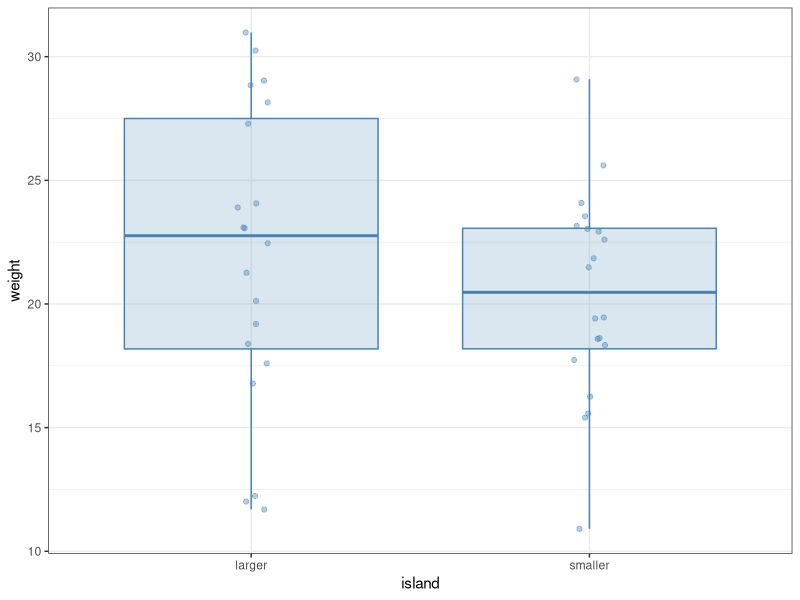
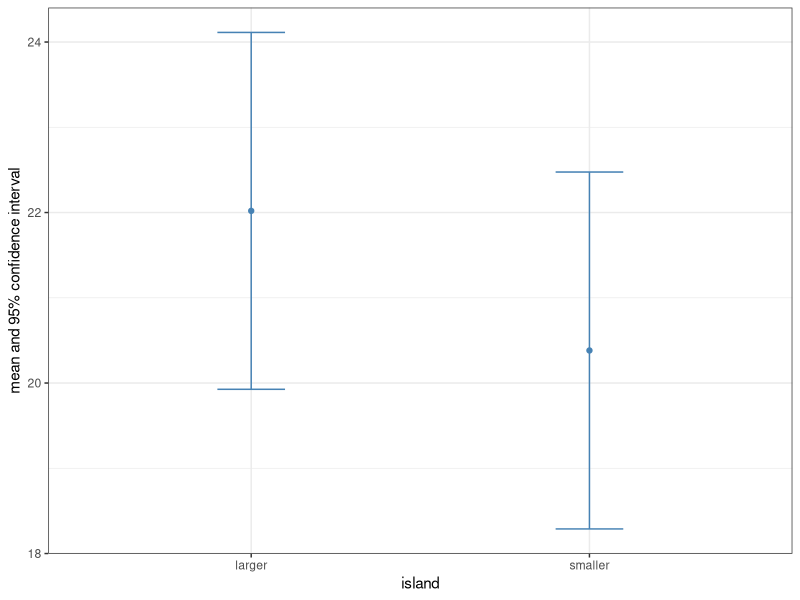
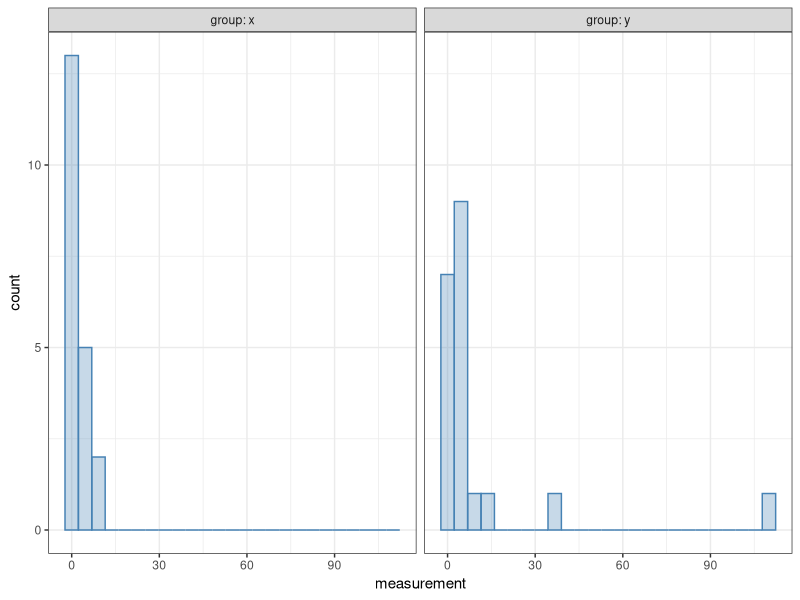

These charts were generated, in order, by the following R code: (Note: this script raises an error after producing the figures.)
## ---- chunk 1
#| message: false
library(tidyverse)

bird <- read_csv("fictive_bird_example.csv")
print(bird, n = Inf)
## ---- chunk 2
bird |>
  ggplot(aes(x = island, y = weight)) +
  geom_boxplot(colour = "steelblue", fill = "steelblue",
               alpha = 0.2, outlier.shape = NA) +
  geom_jitter(alpha = 0.4, width = 0.05, colour = "steelblue") +
  theme_bw()
## ---- chunk 3
bird |>
  group_by(island) |>
  summarise(mean = mean(weight), median = median(weight)) |>
  ungroup()
## ---- chunk 4
bird |>
  group_by(island) |>
  summarise(mean = mean(weight), # Means of the two groups
            sd = sd(weight), # Standard deviations
            N = n(), # Sample sizes
            SEM = sd / sqrt(N), # Standard errors of the means
            CI = qt(1 - 0.025, N - 1)) |> # Confidence intervals
  ungroup() |> # Ungroup the data (not necessary here, but a good habit)
  ggplot(aes(x = island, y = mean, ymin = mean - CI, ymax = mean + CI)) +
  geom_point(colour = "steelblue") +
  geom_errorbar(colour = "steelblue", width = 0.2) +
  ylab("mean and 95% confidence interval") +
  theme_bw()
## ---- chunk 5
wilcox.test(weight ~ island, data = bird)
## ---- chunk 6
wilcox.test(weight ~ island, data = bird, conf.int = TRUE)
## ---- chunk 7
wilcox.test(weight ~ island, data = bird, conf.int = TRUE, conf.level = 0.99)
## ---- chunk 8
t.test(weight ~ island, data = bird)
## ---- chunk 9
t.test(weight ~ island, data = bird, conf.level = 0.99)
## ---- chunk 10
#| message: false
example <- read_csv("t_wilcox_example.csv")

example |>
  ggplot(aes(x = measurement)) +
  geom_histogram(bins = 25, alpha = 0.3,
                 colour = "steelblue", fill = "steelblue") +
  facet_wrap(~ group, labeller = label_both) +
  theme_bw()
## ---- chunk 11
t.test(measurement ~ group, data = example)
## ---- chunk 12
wilcox.test(measurement ~ group, data = example, conf.int = TRUE)
## ---- chunk 13
#| error: true
bird |>
  wilcox.test(weight ~ island, conf.int = TRUE)
## ---- chunk 14
bird |>
  wilcox.test(weight ~ island, data = _, conf.int = TRUE)
